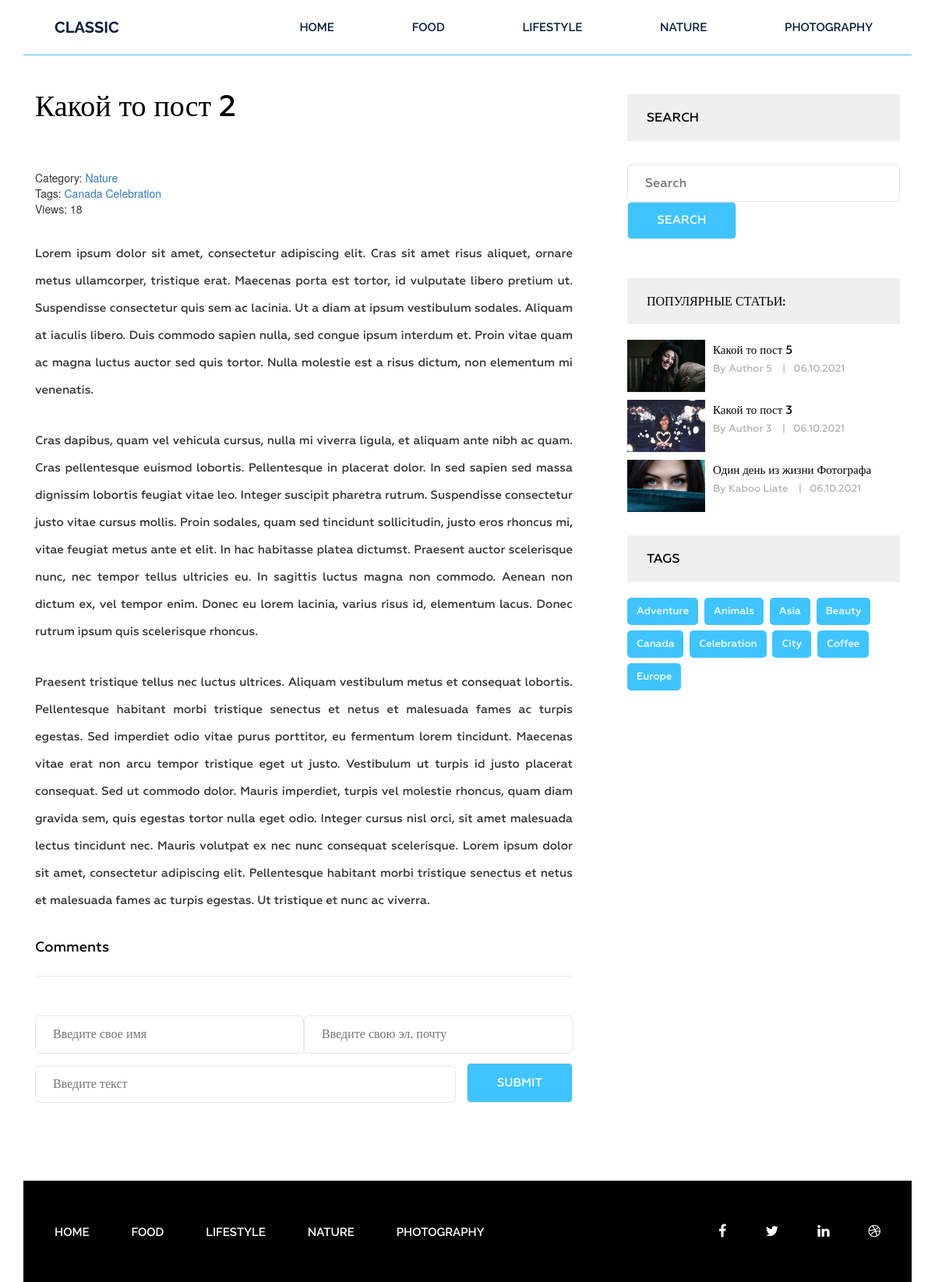
The app's page /post/kakoj-to-post-2/ with its own data.
### blog/models.py (models this page shows, shortened)
class Category(models.Model):
    title = models.CharField(max_length=255)
    slug = models.SlugField(max_length=255, verbose_name="url", unique=True)
    def get_absolute_url(self):
        return reverse('category', kwargs={'slug': self.slug})
    def __str__(self):
        return self.title
    class Meta:
        ordering = ['title']
        verbose_name = "Категория"
        verbose_name_plural = "Категории"

class Post(models.Model):
    title = models.CharField(max_length=255)
    slug = models.SlugField(max_length=255, verbose_name="url", unique=True)
    author = models.CharField(max_length=100)
    content = models.TextField(blank=True)
    created_at = models.DateTimeField(auto_now_add=True, verbose_name="Опубликовано")
    photo = models.ImageField(upload_to='photos/%Y/%m/%d/', blank=True)
    views = models.IntegerField(default=0, verbose_name="Кол-во просмотров")
    category = models.ForeignKey(Category, on_delete=models.PROTECT, related_name='posts')
    tags = models.ManyToManyField(Tag, blank=True, related_name='posts')
    def get_absolute_url(self):
        return reverse('post', kwargs={'slug': self.slug})
    def get_comments(self):
        return self.comments.all()
    class Meta:
        ordering = ['-created_at']
        verbose_name = "Пост"
        verbose_name_plural = "Посты"

class Tag(models.Model):
    title = models.CharField(max_length=50)
    slug = models.SlugField(max_length=255, verbose_name="url тега", unique=True)
    def get_absolute_url(self):
        return reverse('tag', kwargs={'slug': self.slug})
    class Meta:
        ordering = ['title']
        verbose_name = "Тег"
        verbose_name_plural = "Теги"

### blog/views.py (the view)
# urls.py: path('post/<str:slug>/', GetPost.as_view(), name='post'),
class GetPost(DetailView):
    model = Post
    template_name = 'blog/single.html'
    context_object_name = 'post'
    def get_context_data(self, *, object_list=None, **kwargs):
        context = super().get_context_data(**kwargs)
        context['form'] = CommentForm
        self.object.views = F('views') + 1
        self.object.save()
        self.object.refresh_from_db()
        return context

### blog/templatetags/menu.py (called while the page is built)
@register.inclusion_tag('blog/menu_tpl.html')
def show_menu(menu_class='menu'):
    categories = Category.objects.all()
    return {"categories": categories, "menu_class": menu_class}

### blog/templatetags/sidebar.py (called while the page is built)
@register.inclusion_tag('blog/popular_posts_tpl.html')
def get_popular(cnt=3):
    posts = Post.objects.order_by('-views')[:cnt]
    return {"posts": posts}

@register.inclusion_tag('blog/tags_tpl.html')
def get_tags():
    tags = Tag.objects.all()
    return {"tags": tags}

### templates/blog/single.html (shortened to what this page needs)
{% extends 'base.html' %}
{% load static %}
{% load sidebar %}
{% block content %}
<section class="single-blog-area">
<div class="container">
<div class="row">
   <div class="col-md-12">
    <div class="border-top">
        <div class="col-md-8">
        <div class="blog-area">
            <div class="blog-area-part">
                <h2>{{ post.title }}</h2>
                <div class="single-content">
                    <div>
                        <span>
                            Category: <a href="{{ post.category.get_absolute_url }}">{{ post.category }}</a>
                        </span>
                        <br>
                        {% if post.tags.exists %}
                        <span>
                            Tags:
                            {% for tag in post.tags.all %}
                                <a href="{{ tag.get_absolute_url }}">{{ tag.title }}</a>
                            {% endfor %}
                        </span>
                        <br>
                        {% endif %}
                        <span>Views: {{ post.views }}</span>
                    </div>
                    {{ post.content|safe }}
                </div>
            </div>
            <div class="commententries">
                <h3>Comments</h3>
            </div>
            <form action="{% url 'create_comment' pk=post.id %}" method="post">{% csrf_token %}
                {{ form.name }}
                {{ form.email }}
                <div class="comment">{{ form.text }}</div>
                <div class="post">
            <input type="submit" value="Submit"/>
                </div>
            </form>
        </div>
    </div>
    <div class="col-md-4">
        <div class="newsletter">
            <h2 class="sidebar-title">Search</h2>
            <form action="{% url 'search' %}" method="get">
                <input type="text" name="s" placeholder="Search">
                <input type="submit" value="Search">
            </form>
        </div>
        {% get_popular 3 %}
        {% get_tags %}
    </div>
    </div>
    </div>
</div>
</div>
</section>
{% endblock %}

### templates/base.html (shortened to what this page needs)
{% load static %}
{% load cache  %}
<!DOCTYPE html>
<html lang="ru">
<head>
    <link rel="stylesheet" href="{% static 'css/bootstrap.css' %}">
    <link rel="stylesheet" href="{% static 'css/font-awesome.min.css' %}">
    <link rel="stylesheet" href="{% static 'css/owl.carousel.min.css' %}">
    <link rel="stylesheet" href="{% static 'css/owl.theme.default.min.css' %}">
    <link rel="stylesheet" href="{% static 'style.css' %}">
    <link rel="stylesheet" href="{% static 'responsive.css' %}">
</head>
<body>
    <div class="wrapper">
        {% cache 20 header %}
        {% include 'include/header.html' %}
        {% endcache %}
        {% block content %}{% endblock %}
        {% cache 20 footer %}
        {% include 'include/footer.html' %}
        {% endcache %}
    </div>
</body>
</html>

### templates/include/header.html
{% load menu %}
<header class="header">
    <div class="container">
        <div class="row">
            <div class="col-md-2">
                <div class="logo">
                    <h2><a href="{% url 'home' %}">Classic</a></h2>
                </div>
            </div>
            <div class="col-md-10">
                {% show_menu %}
            </div>
        </div>
    </div>
</header>

### templates/blog/menu_tpl.html
<div class="{{ menu_class }}">
    <ul>
        <li><a href="{% url 'home' %}">Home</a></li>
        {% for item in categories %}
        <li><a href="{{ item.get_absolute_url }}">{{ item.title }}</a></li>
        {% endfor %}
    </ul>
</div>

### templates/blog/popular_posts_tpl.html
<h2 class="sidebar-title">Популярные статьи:</h2>
<div class="grid">
    {% for post in posts %}
        <div class="portfolio-item popular">
                <img src="{{ post.photo.url }}" alt="{{ post.title }}">
                <div class="portfolio-text">
                    <h5><a href="{{ post.get_absolute_url }}">{{ post.title }}</a></h5>
                    <p>By {{ post.author }} <span>|</span>{{ post.created_at|date:"d.m.Y" }}</p>
                </div>
            </div>
    {% endfor %}
</div>

### templates/blog/tags_tpl.html
<div class="tags">
    <h2 class="sidebar-title">Tags</h2>
    {% for tag in tags %}
    <p><a href="{{ tag.get_absolute_url }}">{{ tag.title }}</a></p>
    {% endfor %}
</div>

### templates/include/footer.html
{% load menu %}
<footer class="footer">
    <div class="container">
        <div class="row">
            <div class="col-md-12">
                <div class="footer-bg">
                    <div class="row">
                        <div class="col-md-9">
                            {% show_menu 'footer-menu' %}
                        </div>
                        <div class="col-md-3">
                            <div class="footer-icon">
                                <p><a href="https://www.facebook.com/profile.php?id=100014136075544"><i class="fa fa-facebook" aria-hidden="true"></i></a><a href="https://www.facebook.com/profile.php?id=100014136075544"><i
                                        class="fa fa-twitter" aria-hidden="true"></i></a><a href="#"><i
                                        class="fa fa-linkedin" aria-hidden="true"></i></a><a href="#"><i
                                        class="fa fa-dribbble" aria-hidden="true"></i></a></p>
                            </div>
                        </div>
                    </div>
                </div>
            </div>
        </div>
    </div>
</footer>

### records on screen
Category: title "FOOD"
Category: title "LIFESTYLE"
Category: title "NATURE"
Category: title "PHOTOGRAPHY"
Post: title "Какой то пост 2", category "Nature", views "18", content "Lorem ipsum dolor sit amet, consectetur adipiscing elit. Cras sit amet risus aliquet, ornare metus ullamcorper, tristique erat. Maecenas porta est tortor, id vulputate libero pretium ut. Suspendisse consectetur quis sem ac lacinia. Ut a diam at ipsum vestibulum sodales. Aliquam at iaculis libero. Duis commodo sapien nulla, sed congue ipsum interdum et. Proin vitae quam ac magna luctus auctor sed quis tortor. Nulla molestie est a risus dictum, non elementum mi venenatis. Cras dapibus, quam vel vehicula cursus, nulla mi viverra ligula, et aliquam ante nibh ac quam. Cras pellentesque euismod lobortis. Pellentesque in placerat dolor. In sed sapien sed massa dignissim lobortis feugiat vitae leo.…"
Tag: title "Canada"
Tag: title "Celebration"
Post: photo (picture), title "Какой то пост 5", author "Author 5", created_at "06.10.2021"
Post: photo (picture), title "Какой то пост 3", author "Author 3", created_at "06.10.2021"
Post: photo (picture), title "Один день из жизни Фотографа", author "Kaboo Liate", created_at "06.10.2021"
Tag: title "Adventure"
Tag: title "Animals"
Tag: title "Asia"
Tag: title "Beauty"
Tag: title "City"
Tag: title "Coffee"
Tag: title "Europe"
